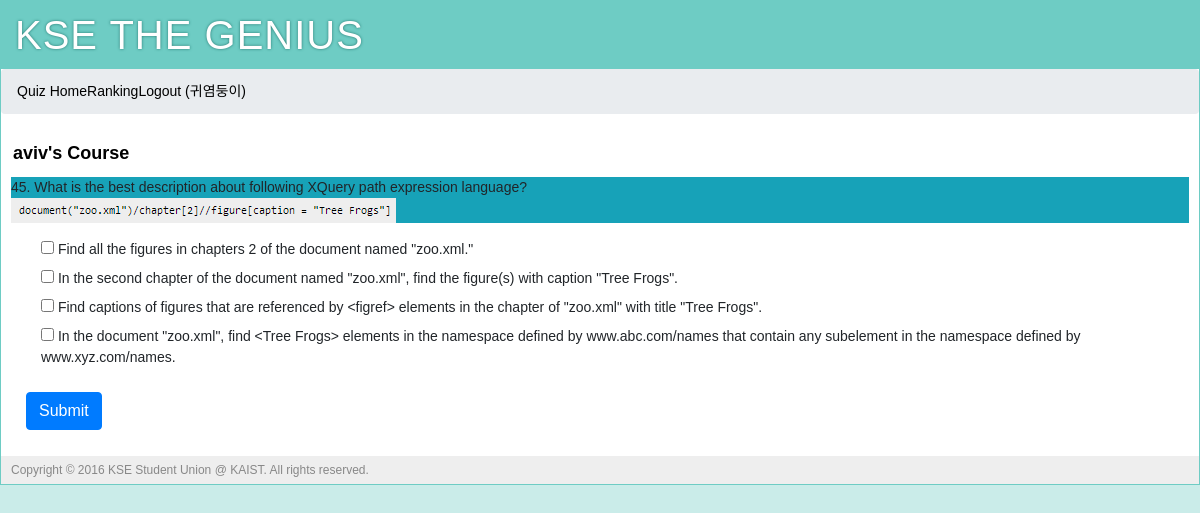
The page /quiz?prof=aviv (signed in) on the database its author committed.
### tables this page shows
CREATE TABLE "user" (
	`user_id`	integer PRIMARY KEY AUTOINCREMENT,
	`username`	string NOT NULL,
	`name`	string NOT NULL,
	`class`	INTEGER,
	`pw_hash`	string NOT NULL,
	`munyi_point`	integer DEFAULT 0,
	`munyi_last_quiz`	integer DEFAULT 0,
	`wcyoon_point`	integer DEFAULT 0,
	`wcyoon_last_quiz`	integer DEFAULT 0,
	`uclee_point`	integer DEFAULT 0,
	`uclee_last_quiz`	integer DEFAULT 0,
	`jaegil_point`	integer DEFAULT 0,
	`jaegil_last_quiz`	integer DEFAULT 0,
	`aviv_point`	integer DEFAULT 0,
	`aviv_last_quiz`	integer DEFAULT 0,
	`kse_point`	INTEGER DEFAULT 0,
	`kse_last_quiz`	INTEGER DEFAULT 0,
	`total_point`	integer DEFAULT 0
);

CREATE TABLE "quiz" (
	`id`	INTEGER NOT NULL PRIMARY KEY AUTOINCREMENT,
	`professor_id`	TEXT NOT NULL,
	`quiz_id`	INTEGER NOT NULL,
	`question`	TEXT NOT NULL,
	`answer1`	INTEGER NOT NULL,
	`answer2`	INTEGER NOT NULL,
	`answer3`	INTEGER NOT NULL,
	`answer4`	INTEGER NOT NULL,
	`correct_answer`	TEXT NOT NULL,
	`quiz_value`	INTEGER NOT NULL
);

### main.py (the view)
@app.route('/quiz')
def quiz():
    prof = request.args.get('prof')
    error = request.args.get('error')
    user_info = query_db('''SELECT * FROM user WHERE
            user.user_id = ?''',
            [session['user_id']],
            one=True)
    numOfQuiz = query_db('''SELECT count(*) FROM quiz WHERE
            professor_id = ? ''',
            [prof],
            one=True)
    quiz = query_db('''SELECT * FROM quiz WHERE
            professor_id = ? AND quiz_id = ?''',
            [prof, user_info[prof + "_last_quiz"]+1],
            one=True)
    return render_template('quiz.html', prof=prof, quiz=quiz, error=error)

### main.py (called while the page is built)
def connect_db():
    return sqlite3.connect(app.config['DATABASE'])

def query_db(query, args=(), one=False):
    cur = g.db.execute(query, args)
    rv = [dict((cur.description[idx][0], value)
               for idx, value in enumerate(row)) for row in cur.fetchall()]
    return (rv[0] if rv else None) if one else rv

@app.before_request
def before_request():
    g.db = connect_db()
    g.user = None
    if 'user_id' in session:
        g.user = query_db('select * from user where user_id = ?',
                          [session['user_id']], one=True)

@app.teardown_request
def teardown_request(exception):
    if hasattr(g, 'db'):
        g.db.close()

### templates/quiz.html (shortened to what this page needs)
{% extends "layout.html" %}
{% block body %}
	<div class="page-title">
		<span>{{ prof }}'s Course</span>
	</div>
	{% if quiz %}
	<div class="bg-info">
		<blockquote>
			<p>{{ quiz.quiz_id }}. {{ quiz.question | safe }}</p>
		</blockquote>
	</div>
	<form action="{{ url_for('quiz_processing') }}" class="form-horizontal" method="post" enctype="multipart/form-data">
		<div class="form-group">
			<div class="col-sm-offset-0 col-sm-12">
				<div class="checkbox" class="form-control">
					<label class="col-sm-12">
						<input type="checkbox" name="answers" value="1"> {{ quiz.answer1 | safe}}
					</label>
				</div>
			</div>
			<div class="col-sm-offset-0 col-sm-12">
				<div class="checkbox" class="form-control">
					<label class="col-sm-12">
						<input type="checkbox" name="answers" value="2"> {{ quiz.answer2 | safe}}
					</label>
				</div>
			</div>
			<div class="col-sm-offset-0 col-sm-12">
				<div class="checkbox" class="form-control">
					<label class="col-sm-12">
						<input type="checkbox" name="answers" value="3"> {{ quiz.answer3 | safe}}
					</label>
				</div>
			</div>
			<div class="col-sm-offset-0 col-sm-12">
				<div class="checkbox" class="form-control">
					<label class="col-sm-12">
						<input type="checkbox" name="answers" value="4"> {{ quiz.answer4 | safe}}
					</label>
				</div>
			</div>
		</div>
	    <div class="form-group">
    		<div class="col-sm-offset-0 col-sm-8">
      		<button type="submit" class="btn btn-primary">Submit</button>
    		</div>
  		</div>
  	</form>
  	{% endif %}
{% endblock %}

### templates/layout.html (shortened to what this page needs)
<!doctype html>
<html>
<head>
	<link rel="stylesheet" type="text/css" href="{{ url_for('static', filename='css/bootstrap.min.css') }}">
	<link rel="stylesheet" type="text/css" href="{{ url_for('static', filename='css/style.css') }}">
</head>
<div class="page">
	<h1>KSE THE GENIUS</h1>
	<ol class="breadcrumb">
		{% if g.user %}
		<li class="active"><a href="{{ url_for('course') }}">Quiz Home</a></li>
		<li class="active"><a href="{{ url_for('ranking') }}">Ranking</a></li>
		<li><a href="{{ url_for('logout') }}">Logout ({{ g.user.username }})</a></li>
		{% else %}
		<li class="active"><a href="{{ url_for('register') }}">Sign Up</a></li>
		<li><a href="{{ url_for('login') }}">Sign In</a></li>
		{% endif %}
	</ol>
	<div class="body">{% block body %}{% endblock %}</div>
	<div class="footer">Copyright © 2016 KSE Student Union @ KAIST. All rights reserved.</div>
</div>
</html>

### static/css/style.css (style rules this page uses)
a { color: black; }
a, a:focus, a:hover, a:active { outline: 0; text-decoration: none; }
div.page { background: white; border: 1px solid #6ECCC4; margin: auto; overflow-y: hidden; }
div.page h1 { background: #6ECCC4; margin: 0; padding: 10px 14px; color: white; letter-spacing: 1px; text-shadow: 0 0 3px #24776F; font-weight: normal; }
div.page div.body { padding: 10px; }
div.page div.footer { background: #eee; color: #888; padding: 5px 10px; font-size: 12px; }
div.page-title { font-size: 18px; color: black; font-weight: bold; margin: 0px 0px 10px 2px; }

### rows shown on the page
user: user.username "귀염둥이"
quiz: professor "aviv", quiz_id "45", question "What is the best description about following XQuery path expression language?", question (picture), answer1 "Find all the figures in chapters 2 of the document named \"zoo.xml.\"", answer2 "In the second chapter of the document named \"zoo.xml\", find the figure(s) with caption \"Tree Frogs\".", answer3 "Find captions of figures that are referenced by <figref> elements in the chapter of \"zoo.xml\" with title \"Tree Frogs\".", answer4 "In the document \"zoo.xml\", find <Tree Frogs> elements in the namespace defined by www.abc.com/names that contain any subelement in the namespace defined by www.xyz.com/names."
